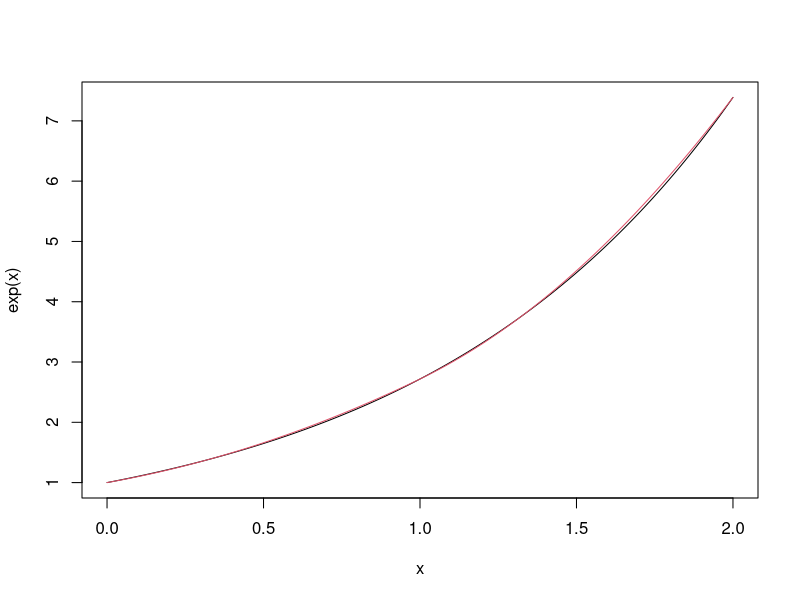
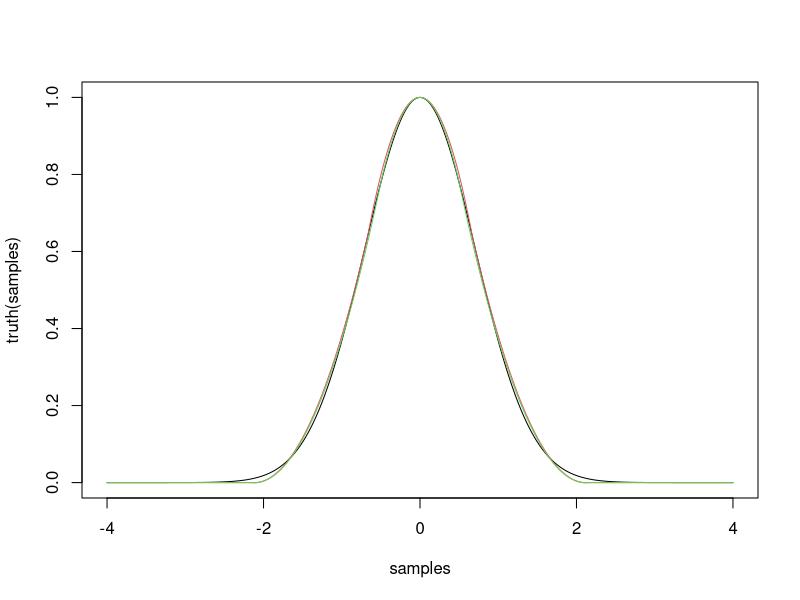
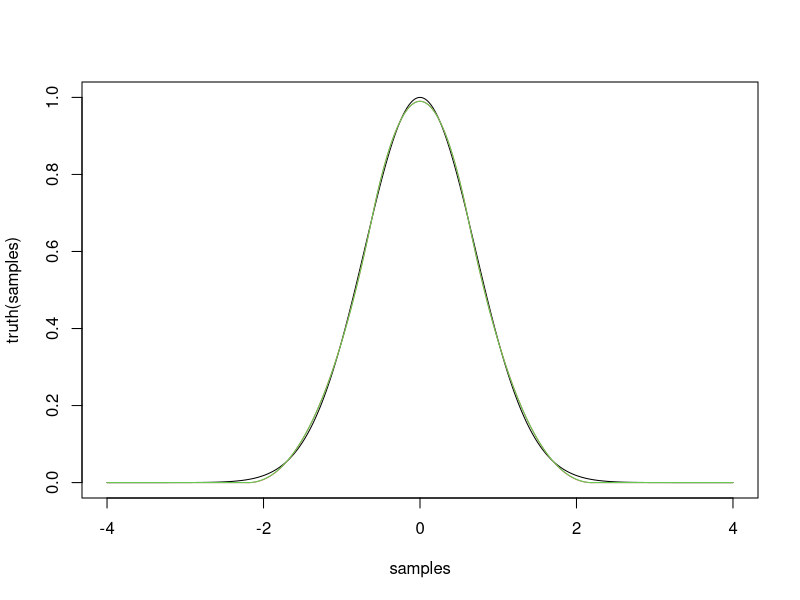
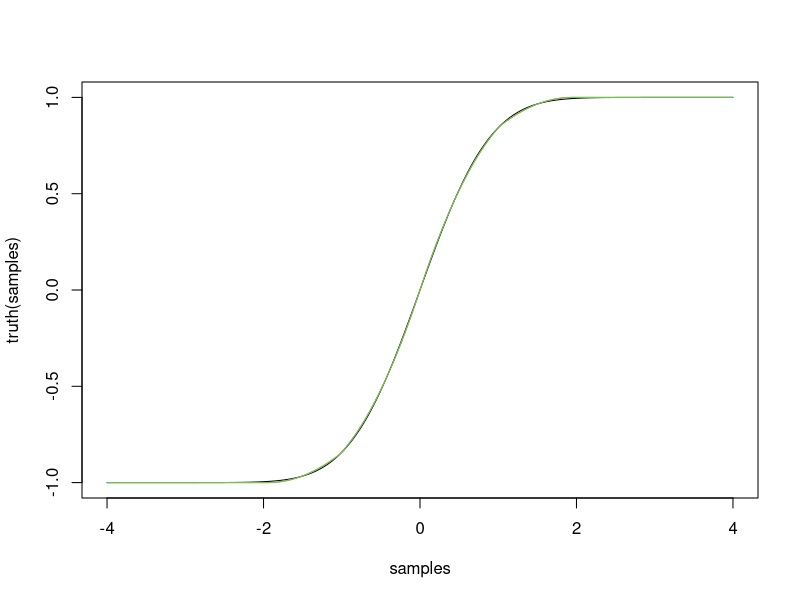
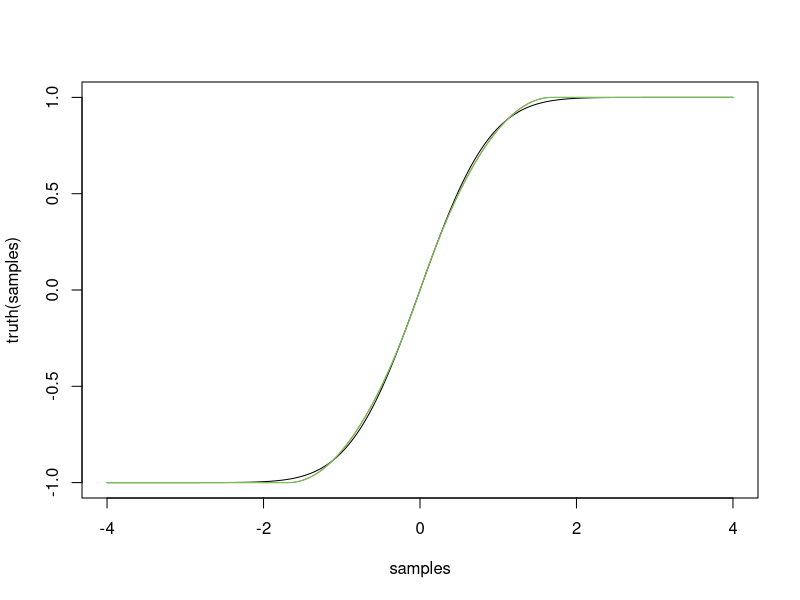
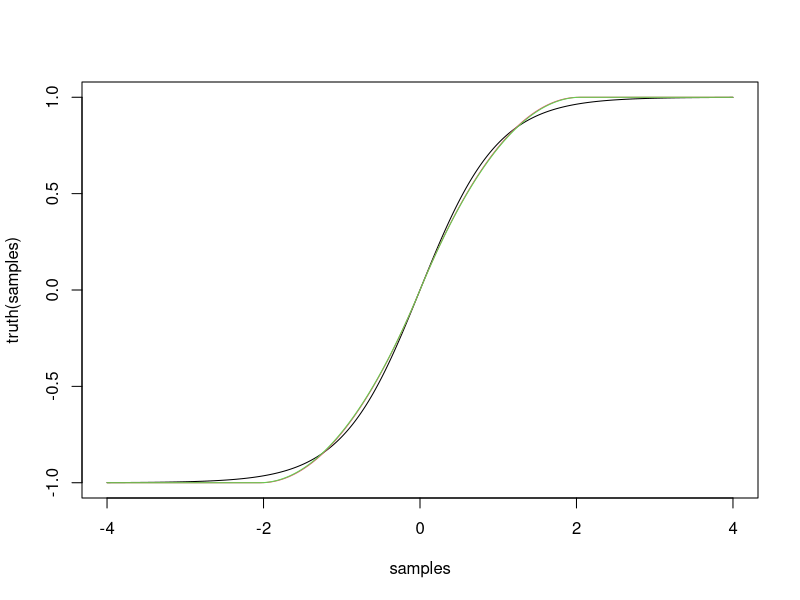
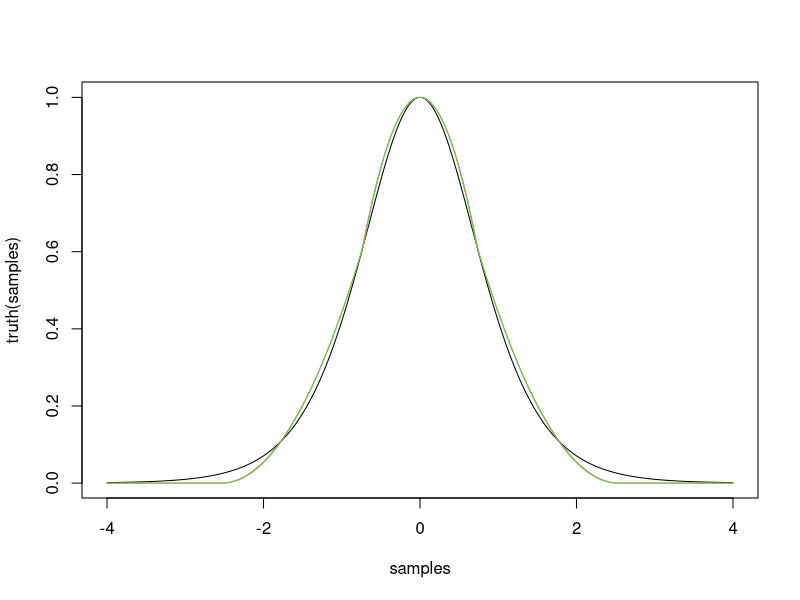
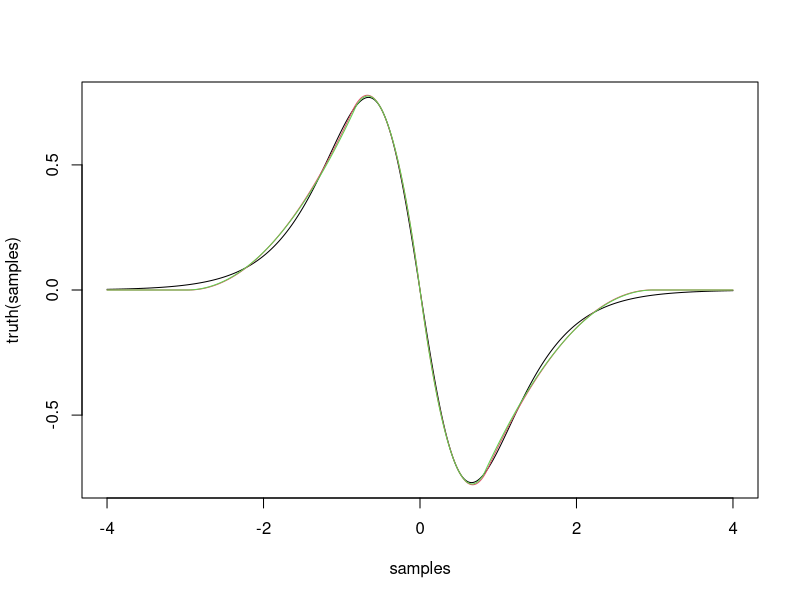

Generate these figures, in order, with R:

#namespace
SampleDatasetComparison = function(input, output, predict){
	list(
		pe = function(parameters){
			(output-predict(parameters)(input))/output
		},
		e = function(parameters){
			output-predict(parameters)(input)
		},
		plot = function(parameters, parameters2=NULL, type='p'){
			plot(input, output, type=type)
			points(input, predict(parameters)(input), type=type, col=2)
			if(!is.null(parameters2)){
				points(input, predict(parameters)(input), type=type, col=3)
			}
		}
	)
}

#namespace
SampledFunctionComparison = function(samples, truth, predict){
	list(
		pe = function(parameters){
			(truth(samples)-predict(parameters)(samples))/truth(samples)
		},
		e = function(parameters){
			truth(samples)-predict(parameters)(samples)
		},
		plot = function(parameters, parameters2=NULL){
			plot(samples, truth(samples), type='l')
			points(samples, predict(parameters)(samples), type='l', col=2)
			if(!is.null(parameters2)){
				points(samples, predict(parameters2)(samples), type='l', col=3)
			}
		}
	)
}

#namespace
SampleCosts = function(comparison){
	list(
		# mean percent error
		mpe = function(parameters) {
			mean(abs(comparison$pe(parameters)))
		},
		# mean error
		me = function(parameters) {
			mean(abs(comparison$e(parameters)))
		},
		# max percent error
		mxpe = function(parameters) {
			max(abs(comparison$pe(parameters)))
		},
		# max error
		mxe = function(parameters) {
			max(abs(comparison$e(parameters)))
		}
	)
}



# linear Newton polynomial
p1 = function(x1,x2, y1,y2){
    y21 = (y2-y1) / (x2-x1)
    function(x){ y1 + y21 * (x-x1) }
}

# quadratic Newton polynomial
p2 = function(x1,x2,x3, y1,y2,y3){
    y21  = (y2-y1)   / (x2-x1)
    y32  = (y3-y2)   / (x3-x2)
    y321 = (y32-y21) / (x3-x1)
    function(x){ y1 + y21*(x-x1) + y321*(x-x1)*(x-x2) }
}

# cubic Newton polynomial
p3 = function(x1,x2,x3,x4, y1,y2,y3,y4){
    y21   = (y2-y1)     / (x2-x1);
    y32   = (y3-y2)     / (x3-x2);
    y43   = (y4-y3)     / (x4-x3);
    y321  = (y32-y21)   / (x3-x1);
    y432  = (y43-y32)   / (x4-x2);
    y4321 = (y432-y321) / (x4-x1);
    function(x) {
	   y1 + y21*(x-x1) + y321*(x-x1)*(x-x2) + y4321*(x-x1)*(x-x2)*(x-x3)
    }
}


# integral of a linear Newton polynomial of a function's derivative
intp1 = function(x1,dydx1, x2,dydx2, m, C){
    dydx21 = (dydx2-dydx1) / (x2-x1)
    function(x){ C + m*dydx1*x + m*dydx21*(x-x1)*(x-x1)/2 }
}



# 1st order continuous, 2 pieces of 2nd degree
xω = 2.0
x = (0:(xω*100))/100
xθ = xω/2
exp1p1d = function(x) {
	ifelse(x<xθ, 
		p1(0,1,        xθ,exp(xθ))(x), 
		p1(xθ,exp(xθ), xω,exp(xω))(x))
}

# 2nd order continuous, 2 pieces of 2nd degree
exp1p2d = function(x) {
	p1a = intp1(0,1,        xθ,exp(xθ), 1, 1)
	p2a = intp1(xθ,exp(xθ), xω,exp(xω), 1, 0)
	p2b = intp1(xθ,exp(xθ), xω,exp(xω), 1, p1a(xθ)-p2a(xθ))
	m   = (exp(xω)-1)/(p2b(xω)-1)
	p1c = intp1(0,1,        xθ,exp(xθ), m, 1)
	p2c = intp1(xθ,exp(xθ), xω,exp(xω), m, (m*(p1a(xθ)-p2a(xθ)-1)+1))
	ifelse(x<xθ, p1c(x), p2c(x))
}

plot(x, exp(x), type='l', col=1)
lines(x, exp1p2d(x), col=2)
max(abs(exp(x)-exp1p2d(x))/exp(x))

gauss = function(x){ exp(-x^2) }

# 1st order continuous, 3 pieces of 2nd degree
gauss3p2d = list(
	initialize=function(){ c(-0.4,0.0,-0.7) },
	decode=function(parameters) {
		cumsum(exp(parameters))
	},
	predict=function(parameters){
		transformed = cumsum(exp(parameters))
		a = transformed[1]
		b = transformed[2]
		c = transformed[3]
		function(xsigned) {
			x = abs(xsigned)
			ifelse(x<a, p2(-a,0,a, gauss(-a),gauss(0),gauss(a))(x), 
				ifelse(x<c, p2(a,b,c, gauss(a), gauss(b), 0)(x), 0))
		}
	}
)

comparison = SampledFunctionComparison(((-400):400)/100, gauss, gauss3p2d$predict)
costs = SampleCosts(comparison)
parameters = optim(gauss3p2d$initialize(), costs$mxe)$par
comparison$plot(gauss3p2d$initialize(), parameters)
gauss3p2d$decode(parameters)
costs$mxe(parameters)
parameters



# 1st order continuous, 3 pieces of 3rd degree
gauss2p3d = list(
	initialize=function(){ c(-1.4, -1.0, -0.9, -0.4, -0.6) },
	decode=function(parameters) {
		cumsum(exp(parameters))
	},
	predict=function(parameters){
		transformed = cumsum(exp(parameters))
		a = transformed[1]
		b = transformed[2]
		c = transformed[3]
		d = transformed[4]
		e = transformed[5]
		function(xsigned) {
			x = abs(xsigned)
			ifelse(x<b, p3(-b,-a,a,b, gauss(-b),gauss(-a),gauss(a),gauss(b))(x), 
				ifelse(x<e, p3(b,c,d,e, gauss(b), gauss(c), gauss(d), 0)(x), 0))
		}
	}
)

comparison = SampledFunctionComparison(((-400):400)/100, gauss, gauss2p3d$predict)
costs = SampleCosts(comparison)
parameters = optim(gauss2p3d$initialize(), costs$mxe)$par
comparison$plot(gauss2p3d$initialize(), parameters)
gauss2p3d$decode(parameters)
costs$mxe(parameters)
parameters





erf = function(x) { 2 * pnorm(x * sqrt(2)) - 1 }

# 1st order continuous, 6 pieces of 2nd degree
erf4p2d = list(
	initialize=function(){ c(-0.85,-0.5,-0.7,-0.85) },
	decode=function(parameters) {
		cumsum(exp(parameters))
	},
	predict=function(parameters){
		transformed = cumsum(exp(parameters))
		a = transformed[1]
		b = transformed[2]
		c = transformed[3]
		d = transformed[4]
		function(xsigned) {
			x = abs(xsigned)
			sign(xsigned) * ifelse(x<b, p2(0,a,b, erf(0),erf(a),erf(b))(x), 
												ifelse(x<d, p2(b,c,d, erf(b), erf(c), 1)(x), 1))
		}
	}
)

comparison = SampledFunctionComparison(((-400):400)/100, erf, erf4p2d$predict)
costs = SampleCosts(comparison)
parameters = optim(erf4p2d$initialize(), costs$mxe)$par
comparison$plot(erf4p2d$initialize(), parameters)
erf4p2d$decode(parameters)
costs$mxe(parameters)
parameters




# 1st order continuous, 4 pieces of 2nd degree
erf2p2d = list(
	initialize=function(){ c(0.1,-0.6) },
	decode=function(parameters) {
		cumsum(exp(parameters))
	},
	predict=function(parameters){
		transformed = cumsum(exp(parameters))
		a = transformed[1]
		b = transformed[2]
		function(xsigned) {
			x = abs(xsigned)
			sign(xsigned) * ifelse(x<b, p2(0,a,b, erf(0),erf(a),1)(x),  1)
		}
	}
)

comparison = SampledFunctionComparison(((-400):400)/100, erf, erf2p2d$predict)
costs = SampleCosts(comparison)
parameters = optim(erf2p2d$initialize(), costs$mxe)$par
comparison$plot(erf2p2d$initialize(), parameters)
erf2p2d$decode(parameters)
costs$mxe(parameters)
parameters





# 1st order continuous, 4 pieces of 2nd degree
tanh2p2d = list(
	initialize=function(){ c(0.2,-0.2) },
	decode=function(parameters) {
		cumsum(exp(parameters))
	},
	predict=function(parameters){
		transformed = cumsum(exp(parameters))
		a = transformed[1]
		b = transformed[2]
		function(xsigned) {
			x = abs(xsigned)
			sign(xsigned) * ifelse(x<b, p2(0,a,b, tanh(0),tanh(a),1)(x),  1)
		}
	}
)

comparison = SampledFunctionComparison(((-400):400)/100, tanh, tanh2p2d$predict)
costs = SampleCosts(comparison)
parameters = optim(tanh2p2d$initialize(), costs$mxe)$par
comparison$plot(tanh2p2d$initialize(), parameters)
tanh2p2d$decode(parameters)
costs$mxe(parameters)
parameters




sech2 = function(x){ 1/(cosh(x)*cosh(x)) }

# 1st order continuous, 3 pieces of 2nd degree
sech23p2d = list(
	initialize=function(){ c(-0.3,0.05,-0.3) },
	decode=function(parameters) {
		cumsum(exp(parameters))
	},
	predict=function(parameters){
		transformed = cumsum(exp(parameters))
		a = transformed[1]
		b = transformed[2]
		c = transformed[3]
		function(xsigned) {
			x = abs(xsigned)
			ifelse(x<a, p2(-a,0,a, sech2(-a),sech2(0),sech2(a))(x), 
				ifelse(x<c, p2(a,b,c, sech2(a), sech2(b), 0)(x), 0))
		}
	}
)

comparison = SampledFunctionComparison(((-400):400)/100, sech2, sech23p2d$predict)
costs = SampleCosts(comparison)
parameters = optim(sech23p2d$initialize(), costs$mxe)$par
comparison$plot(sech23p2d$initialize(), parameters)
sech23p2d$decode(parameters)
costs$mxe(parameters)
parameters



ddxsech2 = function(x){ -2*tanh(x)/(cosh(x)*cosh(x)) }

ddxsech24p2d = list(
	initialize=function(){ c(-0.7,-1.0,0.3,-0.3) },
	decode=function(parameters) {
		cumsum(exp(parameters))
	},
	predict=function(parameters){
		transformed = cumsum(exp(parameters))
		a = transformed[1]
		b = transformed[2]
		c = transformed[3]
		d = transformed[4]
		function(xsigned) {
			x = abs(xsigned)
			sign(xsigned) * ifelse(x<b, p2(0,a,b, ddxsech2(0),ddxsech2(a),ddxsech2(b))(x), 
												ifelse(x<d, p2(b,c,d, ddxsech2(b), ddxsech2(c), 0)(x), 0))
		}
	}
)

comparison = SampledFunctionComparison(((-400):400)/100, ddxsech2, ddxsech24p2d$predict)
costs = SampleCosts(comparison)
parameters = optim(ddxsech24p2d$initialize(), costs$mxe)$par
comparison$plot(ddxsech24p2d$initialize(), parameters)
ddxsech24p2d$decode(parameters)
costs$mxe(parameters)
parameters


inv = function(x) { 1/x }

# 1st order continuous, 5 pieces of 1st degree
inv5p1d = list(
	initialize=function(){ c(0.03, 0.1, 0.2, 0.4, 0.8) },
	decode=function(parameters) {
		(parameters)
	},
	predict=function(parameters){
		transformed = (parameters)
		a = transformed[1]
		b = transformed[2]
		c = transformed[3]
		d = transformed[4]
		e = transformed[5]
		function(xsigned) {
			x = abs(xsigned)
			sign(xsigned) * ifelse(x<b, p1(a,b, inv(a), inv(b))(x), 
			                ifelse(x<c, p1(b,c, inv(b), inv(c))(x), 
							ifelse(x<d, p1(c,d, inv(c), inv(d))(x), 
							ifelse(x<e, p1(d,e, inv(d), inv(e))(x), 
							ifelse(x<1, p1(e,1, inv(e),      1)(x), 
									1)))))
		}
	}
)

comparison = SampledFunctionComparison(seq(0.03, 1, length.out=100), inv, inv5p1d$predict)
costs = SampleCosts(comparison)
parameters = optim(inv5p1d$initialize(), costs$mxpe)$par
comparison$plot(inv5p1d$initialize(), parameters)
inv5p1d$decode(inv5p1d$initialize())
inv5p1d$decode(parameters)
costs$mxpe(inv5p1d$initialize())
costs$mxpe(parameters)
parameters




# 1st order continuous, 5 pieces of 1st degree
inv5p1d = list(
	initialize=function(){ c(0.03, 0.1, 0.2, 0.4, 0.8, 0,0,0,0) },
	decode=function(parameters) {
		(parameters)
	},
	predict=function(parameters){
		transformed = (parameters)
		a = transformed[1]
		b = transformed[2]
		c = transformed[3]
		d = transformed[4]
		e = transformed[5]
		b1 = transformed[6]
		c1 = transformed[7]
		d1 = transformed[8]
		e1 = transformed[9]
		function(xsigned) {
			x = abs(xsigned)
			sign(xsigned) * ifelse(x<b, p1(a,b, inv(a),    inv(b)+b1)(x), 
			                ifelse(x<c, p1(b,c, inv(b)+b1, inv(c)+c1)(x), 
							ifelse(x<d, p1(c,d, inv(c)+c1, inv(d)+d1)(x), 
							ifelse(x<e, p1(d,e, inv(d)+d1, inv(e)+e1)(x), 
							ifelse(x<1, p1(e,1, inv(e)+e1,         1)(x), 
									1)))))
		}
	}
)

comparison = SampledFunctionComparison(seq(0.03, 1, length.out=300), inv, inv5p1d$predict)
costs = SampleCosts(comparison)
parameters = optim(inv5p1d$initialize(), costs$mxpe)$par
comparison$plot(inv5p1d$initialize(), parameters)
inv5p1d$decode(inv5p1d$initialize())
inv5p1d$decode(parameters)
costs$mxpe(inv5p1d$initialize())
costs$mxpe(parameters)
parameters


# 1st order continuous, 4 pieces of 1st degree
inv4p1d = list(
	initialize=function(){ c(0.03, 0.1, 0.2, 0.5, -1, -0.2, 0) },
	decode=function(parameters) {
		a = parameters[1]
		b = parameters[2]
		c = parameters[3]
		d = parameters[4]
		b1 = parameters[5]
		c1 = parameters[6]
		d1 = parameters[7]
		c(
			paste(a,'<x<',b,':',inv(a),    ',', inv(b)+b1),
			paste(b,'<x<',c,':',inv(b)+b1, ',', inv(c)+c1),
			paste(c,'<x<',d,':',inv(c)+c1, ',', inv(d)+d1),
			paste(d,'<x<',1,':',inv(d)+d1, ',',         1)
		)
	},
	predict=function(parameters){
		a = parameters[1]
		b = parameters[2]
		c = parameters[3]
		d = parameters[4]
		b1 = parameters[5]
		c1 = parameters[6]
		d1 = parameters[7]
		function(xsigned) {
			x = abs(xsigned)
			sign(xsigned) * ifelse(x<b, p1(a,b, inv(a),    inv(b)+b1)(x), 
			                ifelse(x<c, p1(b,c, inv(b)+b1, inv(c)+c1)(x), 
							ifelse(x<d, p1(c,d, inv(c)+c1, inv(d)+d1)(x), 
							ifelse(x<1, p1(d,1, inv(d)+d1,         1)(x), 
									1))))
		}
	}
)

comparison = SampledFunctionComparison(seq(0.03, 1, length.out=300), inv, inv4p1d$predict)
costs = SampleCosts(comparison)
parameters = optim(inv4p1d$initialize(), costs$mxpe)$par
comparison$plot(inv4p1d$initialize(), parameters)
inv4p1d$decode(inv4p1d$initialize())
inv4p1d$decode(parameters)
costs$mxpe(inv4p1d$initialize())
costs$mxpe(parameters)
parameters
